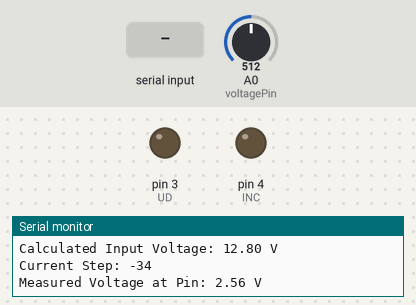
This sketch was run on a simulated Arduino Uno, built with avr-gcc and run on an emulated ATmega328P. Shown: output pins drawn as LEDs (lit = HIGH), the last lines printed to the serial monitor. The inputs (shaded band) are chosen by the test bench; at power-on: A0 (voltagePin) = 512. Pins used as bus, display or sensor lines are not drawn.

Above: at 6.2 s.
6.3 s: "c" received over Serial
At 7.6 s:
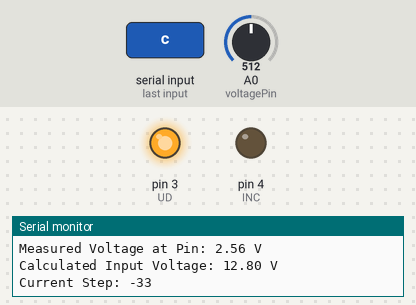
8.2 s: "p" received over Serial
At 9.5 s:
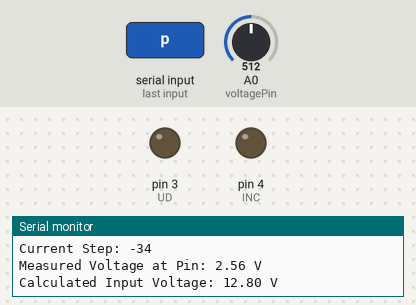
Timing chart, 0 to 11.2 s (numbered marks = the images above; inputs shaded):
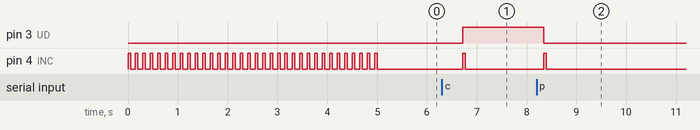

Measured:
- after the input at 6.3 s, pin 3 (UD): LOW → HIGH after 0.42 s; pin 4 (INC): LOW → HIGH after 0.42 s, → LOW 0.05 s later
- after the input at 8.2 s, pin 3 (UD): HIGH → LOW after 0.14 s; pin 4 (INC): LOW → HIGH after 0.14 s, → LOW 0.05 s later
- by itself, pin 4 (INC): alternates HIGH for 0.05 s and LOW for 0.10 s, 67 changes in all, then stays LOW

The sketch:

Measure_Voltage_using_digital_pot.ino
```cpp
/* Digital Pot Automatic Step Control */

#define CS 2    // Chip Select pin
#define UD 3    // Up/Down pin
#define INC 4   // Increment pin

const int voltagePin = A0; // Voltage module connected to A0
int currentStep = 0;       // Tracks the current step (0 to 99)
const int maxSteps = 99;   // Maximum number of steps for the digital pot
unsigned long startTime = 0; // Time when the Arduino started
bool initialized = false;  // Flag to indicate if initialization is complete

// Voltage divider resistors
const float rOhm1 = 30000.0; // Resistor 1 Value (30 kΩ)
const float rOhm2 = 7500.0;  // Resistor 2 Value (7.5 kΩ)

// Arduino base voltage (adjust to match your actual measured voltage)
float baseVoltage = 5.12;

void setup() {
  Serial.begin(9600);
  Serial.println("X9C104S Digital POT Test");

  // Digital Potentiometer pins
  pinMode(CS, OUTPUT);
  pinMode(UD, OUTPUT);
  pinMode(INC, OUTPUT);

  // Ensure the digital pot starts in a known state
  digitalWrite(CS, HIGH);
  digitalWrite(INC, HIGH);
  digitalWrite(UD, LOW);

  startTime = millis();
}

// Function to decrease resistance
void Down() {
  digitalWrite(CS, LOW);
  digitalWrite(UD, LOW); // Set to decrease resistance
  digitalWrite(INC, HIGH);
  delay(50);
  digitalWrite(INC, LOW);
  currentStep--;
}

// Function to increase resistance
void Up() {
  if (currentStep < maxSteps) {
    digitalWrite(CS, LOW);
    digitalWrite(UD, HIGH); // Set to increase resistance
    digitalWrite(INC, HIGH);
    delay(50);
    digitalWrite(INC, LOW);
    currentStep++;
  }
}

void loop() {
  // Ensure potentiometer is at the lowest value during the first 5 seconds
  if (!initialized && millis() - startTime < 5000) {
    Down();
    delay(100); // Short delay to ensure stability during initialization
    return;
  } else if (!initialized) {
    initialized = true;
    Serial.println("Initialization complete. Ready for step control.");
  }

  // Read user input from the serial monitor
  if (Serial.available() > 0) {
    char command = Serial.read();

    if (command == 'c') {
      Up(); // Move to the next step
    } else if (command == 'p') {
      Down(); // Move to the previous step
    }
  }

  // Read the voltage on the pin
  int a1PinVolts = analogRead(voltagePin);
  float sensorOutVolts = (a1PinVolts * baseVoltage) / 1024.0;

  // Calculate the input voltage to the divider
  float inputVoltage = sensorOutVolts * (rOhm1 + rOhm2) / rOhm2;

  // Print voltage information
  Serial.print("Measured Voltage at Pin: ");
  Serial.print(sensorOutVolts);
  Serial.println(" V");

  Serial.print("Calculated Input Voltage: ");
  Serial.print(inputVoltage);
  Serial.println(" V");

  // Display current step
  Serial.print("Current Step: ");
  Serial.println(currentStep);

  delay(500); // Small delay to stabilize readings
}
```
